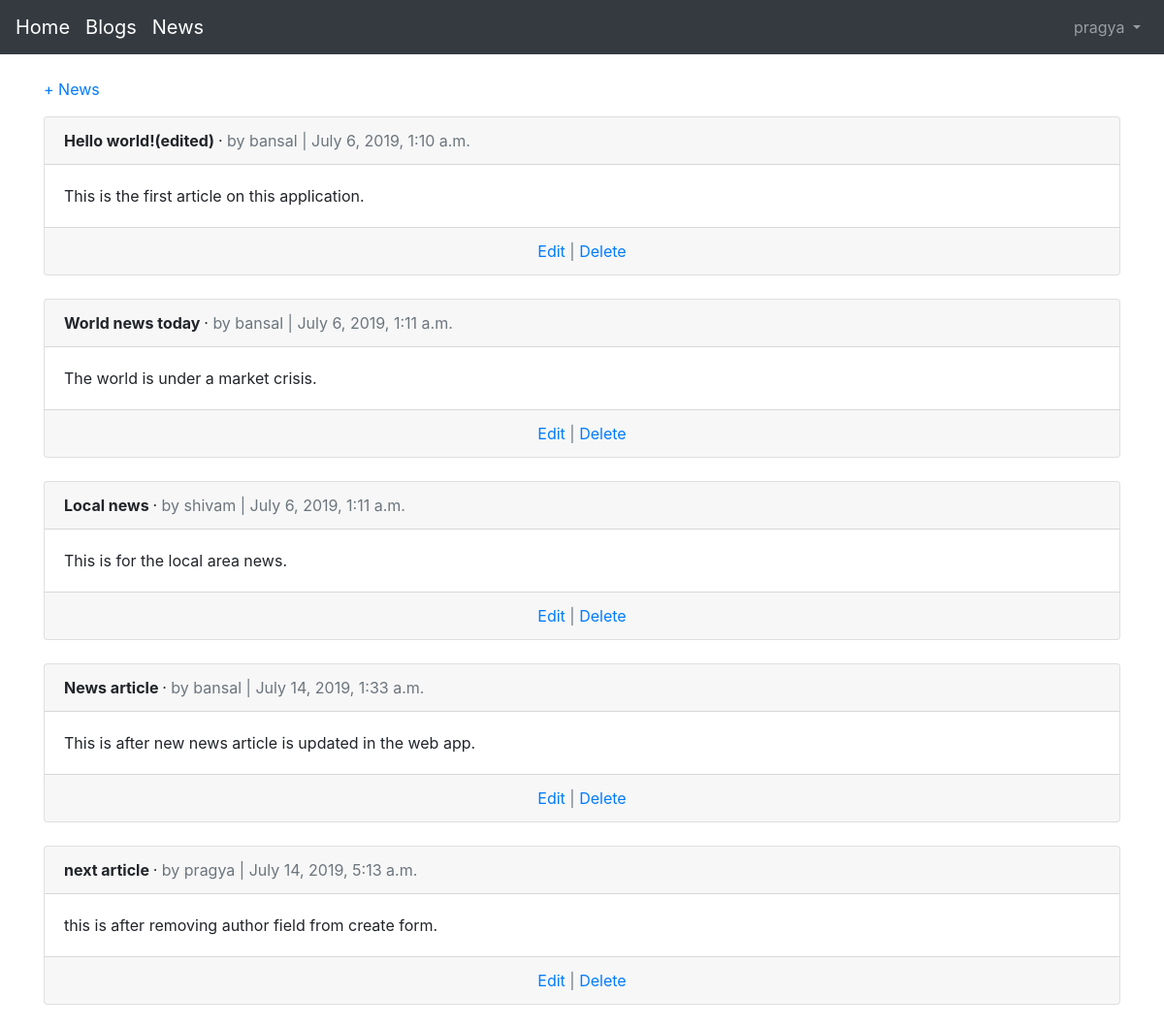
Screenshot of /articles/ (signed in) with the database file from the repository.
### users/models.py (models this page shows)
class CustomUser(AbstractUser):
    age = models.PositiveIntegerField(null=True, blank=True)

### articles/models.py (models this page shows, shortened)
class Article(models.Model):
    title = models.CharField(max_length=255)
    body = models.TextField()
    date = models.DateTimeField(auto_now_add=True)
    author = models.ForeignKey(
        get_user_model(),
        on_delete=models.CASCADE,
        )

### articles/views.py (the view)
# urls.py: path('', ArticleListView.as_view(), name='article_list'),
class ArticleListView(LoginRequiredMixin, ListView):
    model = Article
    template_name = 'article_list.html'

### templates/article_list.html (shortened to what this page needs)
{% extends 'base.html' %}
{% block content %}
	{% if user.is_authenticated %}
		<p><a href="{% url 'article_new' %}">+ News</a></p>
	{% endif %}
	{% for article in object_list %}
		<div class="card">
			<div class="card-header">
				<span class="font-weight-bold">{{ article.title }} </span> &middot;
				<span class="text-muted">by {{ article.author }} | {{ article.date }}</span>
			</div>
			<div class="card-body">
				{{ article.body }}
			</div>
			<div class="card-footer text-center text-muted">
				<a href="{% url 'article_edit' article.pk %}">Edit</a> |
				<a href="{% url 'article_delete' article.pk %}">Delete</a>
			</div>
		</div>
		<br />
	{% endfor %}
{% endblock content %}

### templates/base.html (shortened to what this page needs)
<!doctype html>
<html lang="en">
  <head>
    <link rel="stylesheet" href="https://stackpath.bootstrapcdn.com/bootstrap/4.1.3/css/bootstrap.min.css">
  </head>
  <body>
    <nav class="navbar navbar-expand-md navbar-dark bg-dark mb-4">
    	<a class="navbar-brand" href="{% url 'home' %}">Home</a>
    	<a class="navbar-brand" href="{% url 'home' %}">Blogs</a>
		<a class="navbar-brand" href="{% url 'article_list' %}">News</a>
		<div class="collapse navbar-collapse" id="navbarCollapse">
			{% if user.is_authenticated %}
				<ul class="navbar-nav ml-auto">
					<li class="nav-item">
						<a class="nav-link dropdown-toggle" href="#" id="userMenu" data-toggle="dropdown" aria-haspopup="true" aria-expanded="false">
							{{ user.username }}
						</a>
					</li>
				</ul>
			{% else %}
				<form class="form-inline ml-auto">
					<a href="{% url 'login' %}" class="btn btn-primary ml-2">Log In</a>
					<a href="{% url 'signup' %}" class="btn btn-primary ml-2">Sign up</a>
				</form>
			{% endif %}
		</div>
	</nav>
	<div class="container">
		{% block content %}
	{% endblock content %}
	</div>
  </body>
</html>

### rows the page displays
CustomUser: username "pragya"
Article: title "Hello world!(edited)", author "bansal", date "July 6, 2019, 1:10 a.m.", body "This is the first article on this application."
Article: title "World news today", author "bansal", date "July 6, 2019, 1:11 a.m.", body "The world is under a market crisis."
Article: title "Local news", author "shivam", date "July 6, 2019, 1:11 a.m.", body "This is for the local area news."
Article: title "News article", author "bansal", date "July 14, 2019, 1:33 a.m.", body "This is after new news article is updated in the web app."
Article: title "next article", author "pragya", date "July 14, 2019, 5:13 a.m.", body "this is after removing author field from create form."
